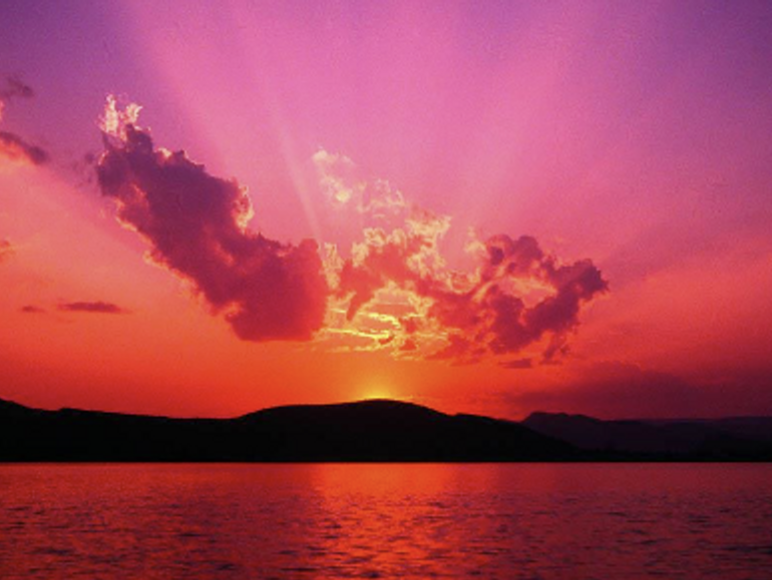
#> input picture Week_3/sunset_image.png, 772 x 580 px, found by its file name
$ python Histogram.py
#> lines starting #> are read from the running program, lines starting #| are printed output that depends on the picture
import cv2
import matplotlib.pyplot as plt

image = cv2.imread("Week_3\sunset_image.png")
#> image is the input picture: shape (580, 772, 3); mean B, G, R 85.9, 68.7, 169.9
image = cv2.cvtColor(image, cv2.COLOR_BGR2GRAY)
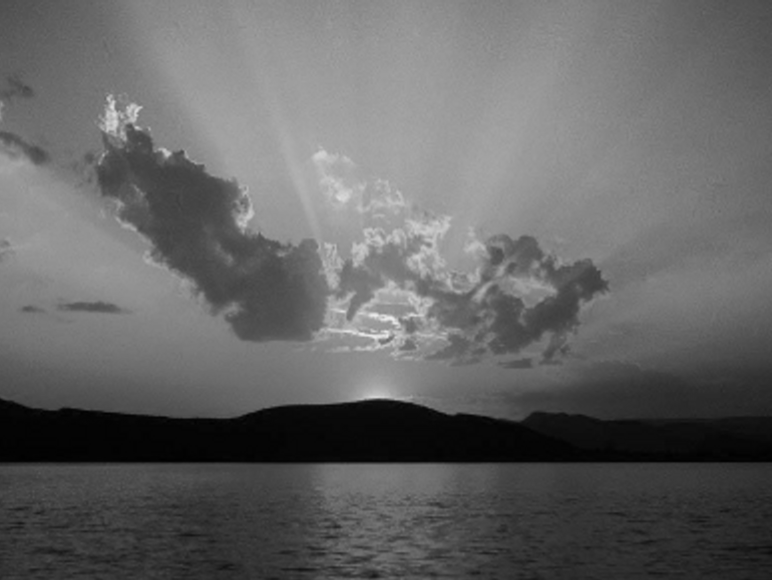
#> image: shape (580, 772); min 0, max 236, mean 100.9
cv2.imshow("Original", image)
hist = cv2.calcHist([image], [0], None, [255], [0, 255])
#> hist = 255 values, max 6082 at index 4, min 0 at index 237, mean 1755.9
plt.figure()
plt.title("Grayscale Histogram")
plt.xlabel("Bins")
plt.ylabel("# of Pixels")
plt.plot(hist)
plt.xlim([0, 256])
plt.show()
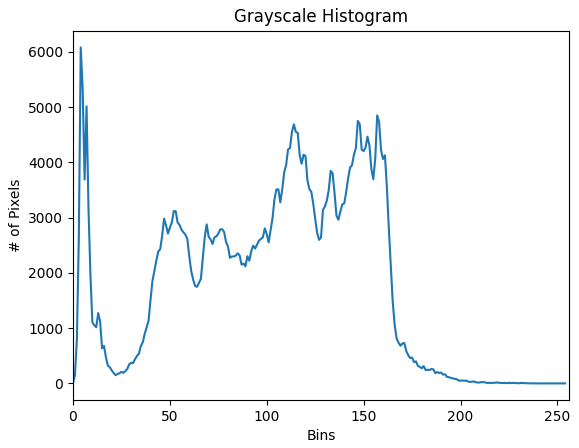
#> figure drawn by matplotlib, 1 panel; curve peaks at x = 4, y = 6082
cv2.waitKey(0)

$ run again, with Week_3/cat_image.png copied over Week_3/sunset_image.png
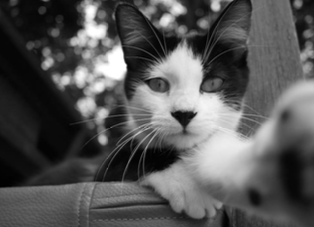
#> input picture Week_3/cat_image.png, 314 x 227 px, found by its file name
#> image is the input picture: shape (227, 314, 3); min 0, max 255, mean 85.9
#> image: shape (227, 314)
#> hist = 255 values, max 1483 at index 10, min 2 at index 0, mean 278.3
#> `plt.show()`:
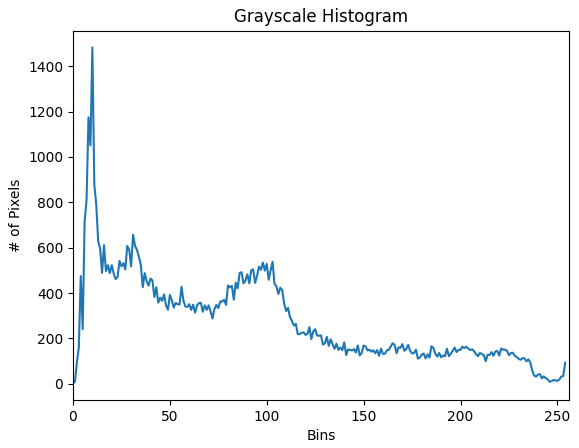
#> figure drawn by matplotlib, 1 panel; curve peaks at x = 10, y = 1483

$ run again, with Week_3/lab.png copied over Week_3/sunset_image.png
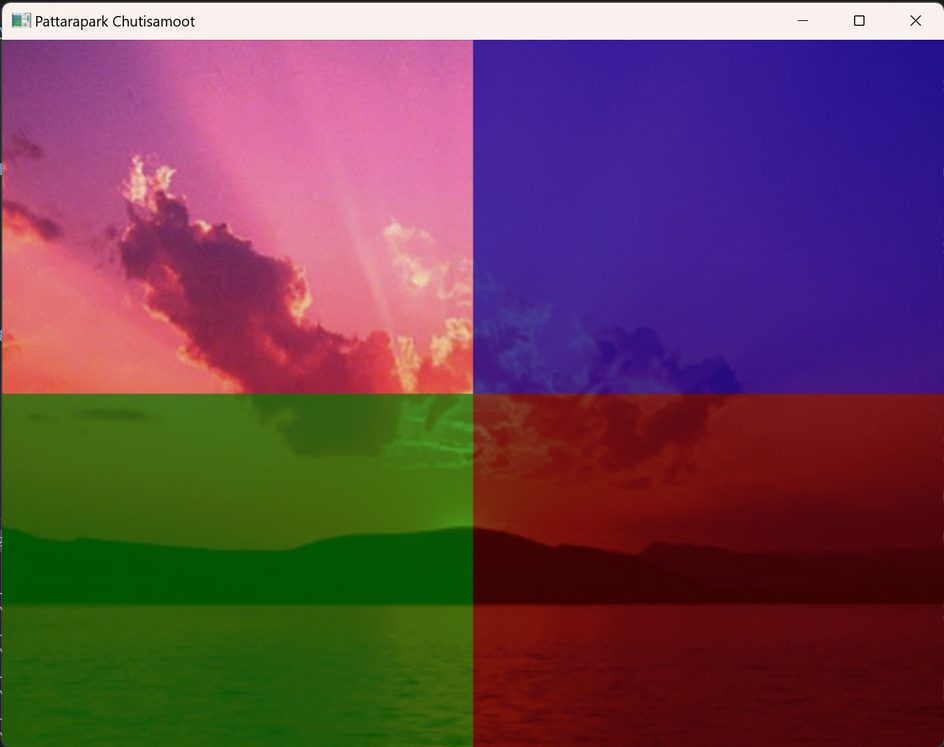
#> input picture Week_3/lab.png, 944 x 747 px, shrunk from 1354 x 1071 before the run, found by its file name
#> image is the input picture: shape (747, 944, 3); mean B, G, R 82.6, 67.2, 106.8
#> `image = cv2.cvtColor(image, cv2.COLOR_BGR2GRAY)`:
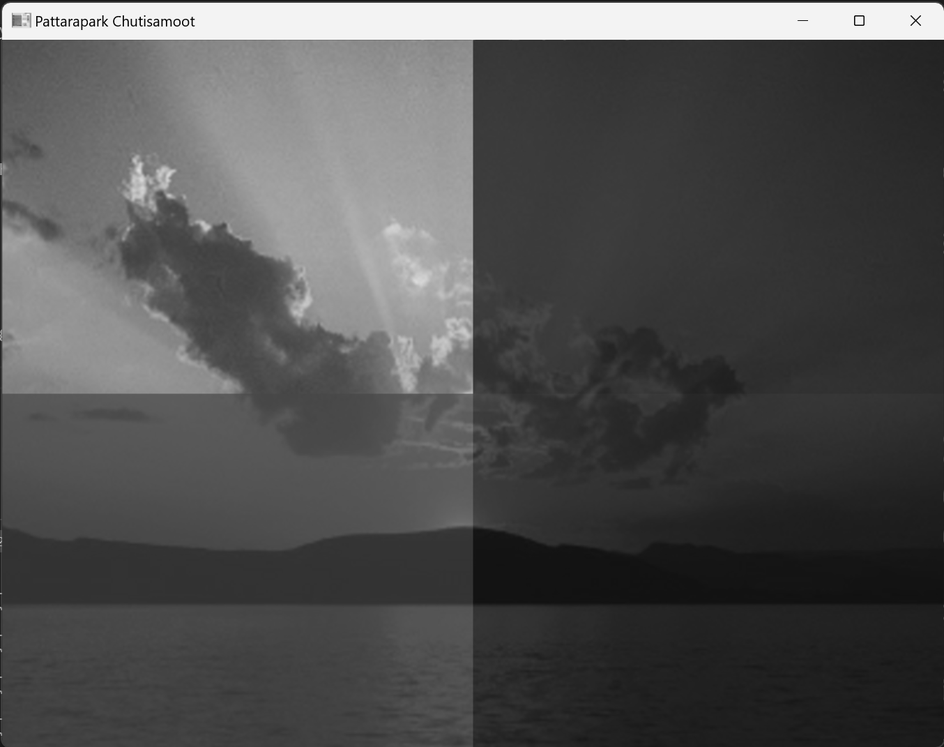
#> image: shape (747, 944); min 0, max 255, mean 80.8
#> hist = 255 values, max 27159 at index 243, min 0 at index 1, mean 2764.5
#> `plt.show()`:
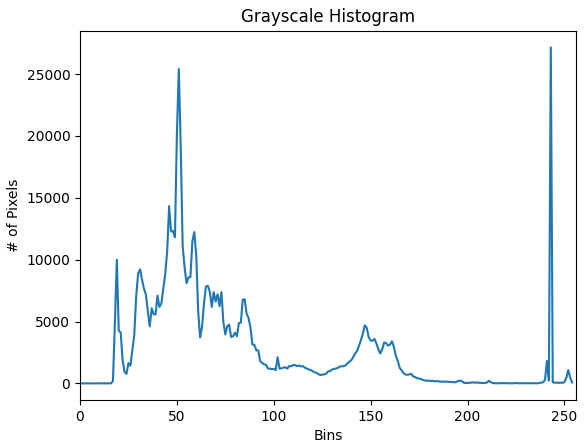
#> figure drawn by matplotlib, 1 panel; curve peaks at x = 243, y = 27159

$ run again, with Week_3/sus.png copied over Week_3/sunset_image.png
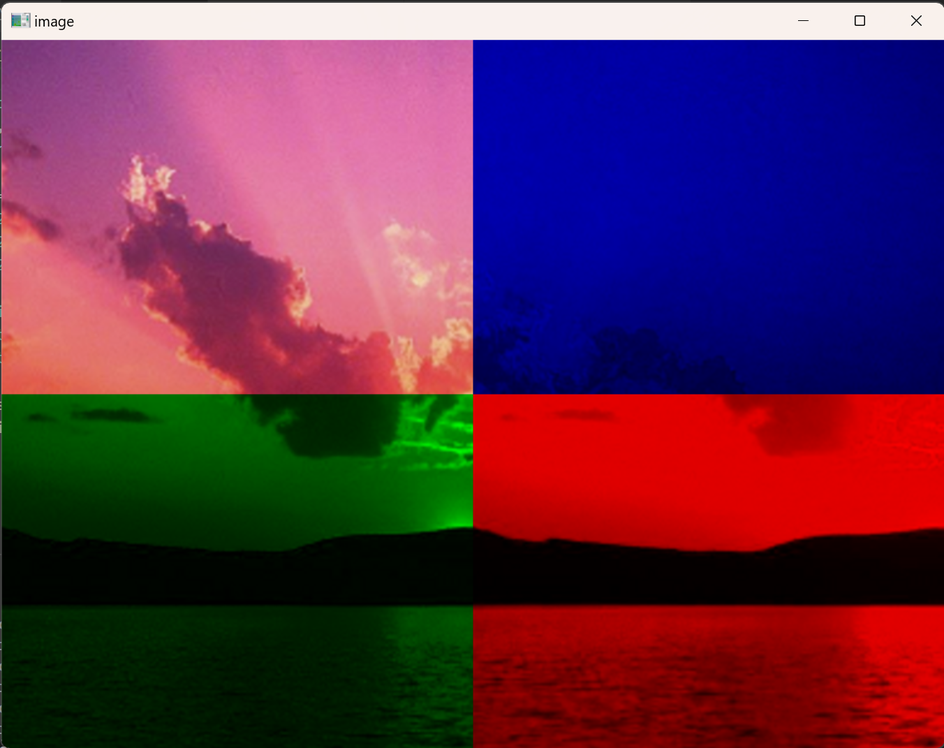
#> input picture Week_3/sus.png, 944 x 748 px, shrunk from 1352 x 1071 before the run, found by its file name
#> image is the input picture: shape (748, 944, 3); mean B, G, R 75.2, 45.7, 94.6
#> `image = cv2.cvtColor(image, cv2.COLOR_BGR2GRAY)`:
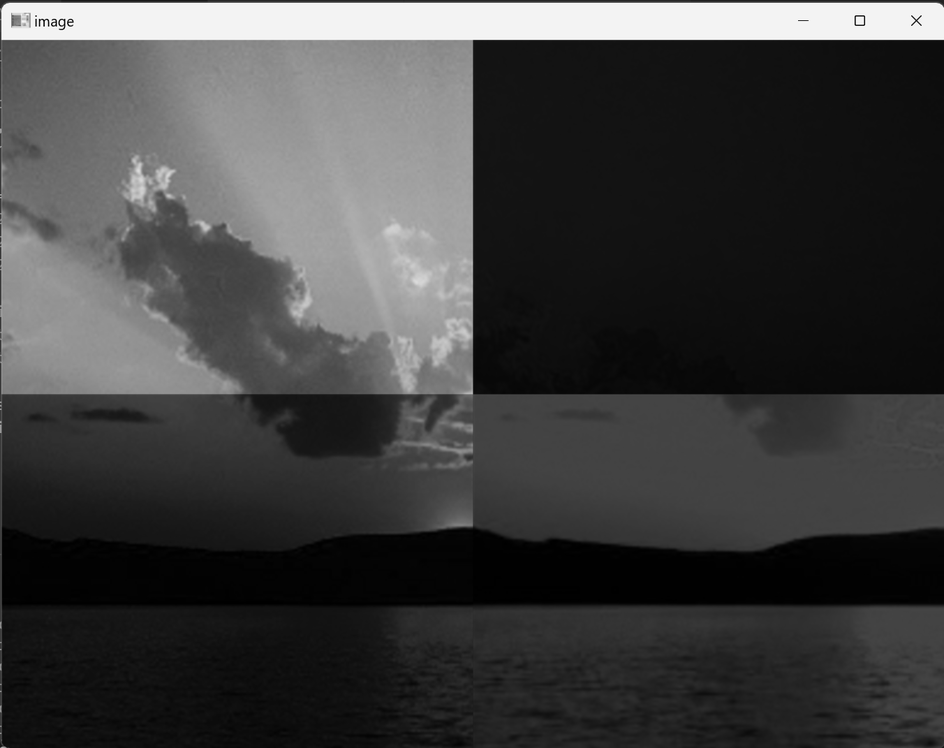
#> image: shape (748, 944); min 0, max 255, mean 63.7
#> hist = 255 values, max 34721 at index 19, min 1 at index 233, mean 2768.7
#> `plt.show()`:
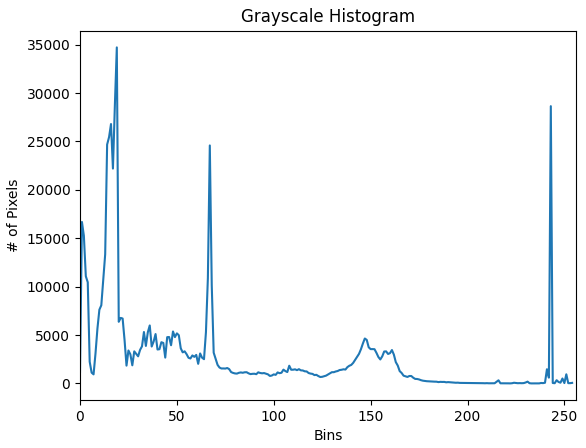
#> figure drawn by matplotlib, 1 panel; curve peaks at x = 19, y = 34721
